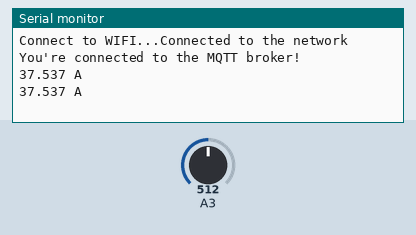
Bench run of a sketch on a simulated Arduino Nano RP2040 Connect. On the bench: the last lines printed to the serial monitor. The inputs (shaded band) are chosen by the test bench; at power-on: A3 = 512. WiFi joins after 1.5 s; servers stay silent unless stated; no MQTT or app messages arrive unless stated; not simulated (calls return 0 or success): secrets.h.

Above: at 2.7 s.
2.8 s: A3 set to 716
At 3.9 s:
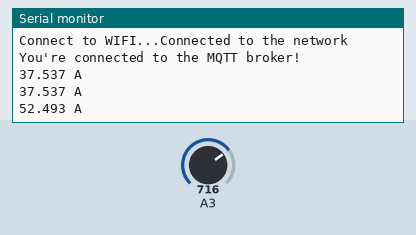
4.3 s: A3 set to 900
At 5.4 s:
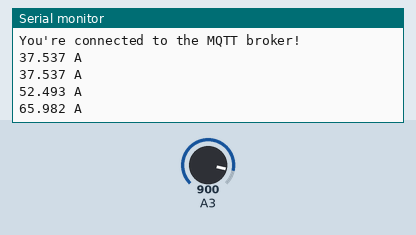
Timing chart, 0 to 7.3 s (numbered marks = the images above; inputs shaded):
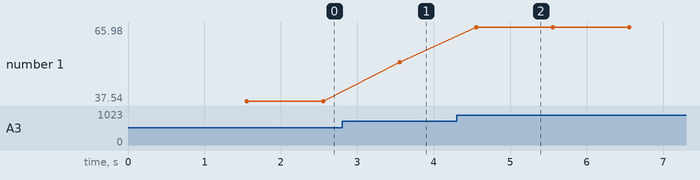

Measured:
- after the input at 2.8 s, the serial monitor: prints a new line after 0.75 s (image 1)
- after the input at 4.3 s, the serial monitor: prints a new line after 0.25 s (image 2)
- plotted number 1: 37.54 → 52.49 after the input at 2.8 s, 52.49 → 65.98 after the input at 4.3 s

The sketch:

current_publisher.ino
```cpp
/*

  MQTT Current Sensor Example for Arduino RP2040 Connect

  This example connects an Arduino RP2040 Connect to WiFi and MQTT to read an
  analog current sensor (INA169 from Adafruit) and publish its readings to an
  MQTT broker. It demonstrates how to establish WiFi and MQTT connections, read
  analog sensor data, and send it to an MQTT broker.

  Hardware Requirements:
  - Arduino RP2040 Connect board
  - Analog current sensor INA169 from Adafruit connected to pin A3
    (use a simple voltage divider with two 10kOhm resistors)
  - A WiFi network with SSID and password provided in "secrets.h"
  - MQTT broker address and topic defined in the code

  Purpose:
  This setup is used to monitor the power consumption of the Arduino RP2040 Connect.
  The data is collected and stored in an InfluxDB database for analysis and monitoring.

  Created 5 October 2023
  by Spiridon Fotiadis

*/

#include <WiFiNINA.h>
#include <ArduinoMqttClient.h>

#include "secrets.h"

// Constants
const int SENSOR_PIN = 3;  // Input pin for measuring Vout
const int RS = 10;          // Shunt resistor value (in ohms)
const int VOLTAGE_REF = 3.3;  // Reference voltage for analog read
const float CURRENT_LSB = 0.04;

char ssid[] = SECRET_SSID;
char pass[] = SECRET_PASS;

WiFiClient wifiClient;
MqttClient mqttClient(wifiClient);

const char broker[] = "test.mosquitto.org";
int        port     = 1883;
const char topic[]  = "arduino_currents";

void setup() {
  Serial.begin(9600);
  wifiConnect();
  mqttConnect();
}

void loop() {
  mqttClient.poll();
  float current = readCurrent();
  sendCurrent(current);
  delay(1000);
}

void wifiConnect() {
  Serial.print("Connect to WIFI...");
  while (WiFi.begin(ssid, pass) != WL_CONNECTED) {
    Serial.println(".");
    delay(5000); // wait 5 seconds for retry
  }
  Serial.println("Connected to the network");
}

void mqttConnect() {
  if (!mqttClient.connect(broker, port)) {
    Serial.print("MQTT connection failed! Error code = ");
    Serial.println(mqttClient.connectError());

    while (1);
  }

  Serial.println("You're connected to the MQTT broker!");
  Serial.println();
}

float readCurrent() {
   // Read a value from the INA169 board
  float sensorValue = analogRead(SENSOR_PIN);

  // Remap the ADC value into a voltage number (5V reference)
  sensorValue = (sensorValue * VOLTAGE_REF) / 1023;

  // Follow the equation given by the INA169 datasheet to
  // determine the current flowing through RS. Assume RL = 10k
  // Is = (Vout x 1k) / (RS x RL)
  float current = sensorValue / CURRENT_LSB;

  // Output value (in amps) to the serial monitor to 3 decimal
  // places
  Serial.print(current, 3);
  Serial.println(" A");

  return current;
}

void sendCurrent(float current) {
    mqttClient.beginMessage(topic);
    mqttClient.print(current);
    mqttClient.endMessage();
}
```
